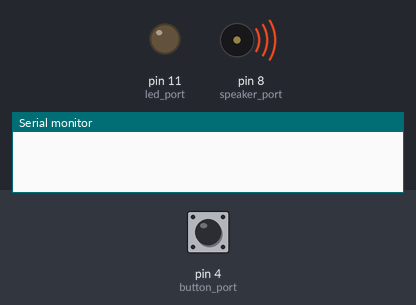
The sketch below on a simulated Arduino Uno, built with avr-gcc and run on an emulated ATmega328P. On the bench: output pins drawn as LEDs (lit = HIGH), buzzer (waves = sounding), the last lines printed to the serial monitor. The inputs (shaded band) are chosen by the test bench; at power-on: pin 4 (button_port) HIGH.

Above: at 2.9 s.
At 4.7 s:
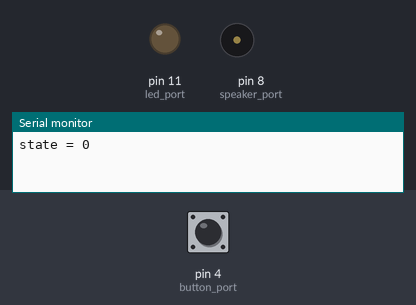
4.8 s: pin 4 (button_port) pulled LOW for 3.2 s
At 8.5 s:
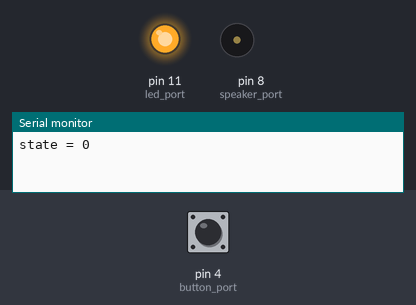
Timing chart, 0 to 15.5 s (numbered marks = the images above; inputs shaded):
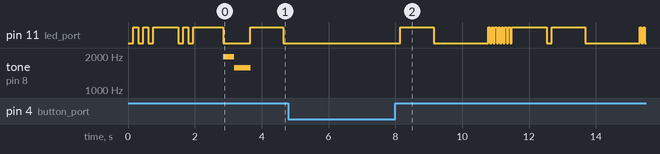

The sketch:

states_fin.ino
```cpp
# include "pitches.h"


const int ltime  = 1500; // long time
const int stime  = 150; // short time
const int sstime = 5;   // super short time

const int button_port  =  4;
const int led_port     =  11;
const int speaker_port =  8;

const String off = "off";
const String on  = "on";


int state      =  0;
int temp_state = -1;

bool exit_flag = 0;

const unsigned long c_work_time = 20000;
unsigned long work_time = c_work_time;

unsigned long current_time = 0;

unsigned long temp_time = 0;


int pitch_seq[] = {
  NOTE_B6, NOTE_G6,
};


int pitch_holds[] = {
  4, 4
 };

int pitch_number = 2;


void setup() {
  // put your setup code here, to run once:
  Serial.begin(9600);

  pinMode(led_port, OUTPUT);
  pinMode(speaker_port, OUTPUT);
  pinMode(button_port, INPUT_PULLUP);


  led_blink(3, stime, 1);
  delay(2 * stime );
  led_blink(3, stime, 1);
  delay(750);
  led(off);

  play_music(pitch_seq, pitch_holds, pitch_number, 1);

  Serial.print("state = 0");


}


void loop() {
  // put your main code here, to run repeatedly:


  switch (state){
    case 0: led(off);
            current_time = 0;
            temp_time    = 0;
            work_time    = c_work_time;
            change_state(1, 0);
            break;

    case 1: led(on);
            if(current_time==0){
              current_time = millis();
              ptime("Zeit nach erstmaligem setzen der Zeit", current_time);
            }else if(millis() - current_time > work_time){
              state = 3;
              exit_flag = 1;
              break;
            }else{
              ptime("Zeitdifferenz nach negativem Test: ", millis() - current_time);
              Serial.print("\n");
              ptime("work_time: ", work_time);
              Serial.print("\n");
              Serial.print(millis() - current_time > work_time);
            }
            change_state(2, 200);
            break;

    case 2: led_blink(1, 200, 0);
            ptime("State 2: ", 99);
            change_state(1, 0);
            break;

    case 3: led_blink(1, 100, 0);
            if(exit_flag){
              play_music(pitch_seq, pitch_holds, pitch_number, 2);
              exit_flag = 0;
            }
            change_state(0, 0);
            break;

    default: led_blink(8, 50, 1);
             delay(1000);
             state = 0;
             break;
  }
}


void play_music(int melody[], int holds[], int number, int reps){
  for (int iter = 0; iter < reps * number; iter++){
    tone(speaker_port, melody[iter], 2e3 / holds[iter]);

    int note_pause = 1e3 / holds[iter] * 1.30;
    delay(note_pause);
  }
}


void ptime(String text, unsigned long value){
  Serial.print("\n\n" + text);
  Serial.print("\n");
  Serial.print(value);
}


void change_state(int new_state, unsigned int pause){
  if(button_hold(stime)){
            if(new_state == 2 && state == 1){
              temp_time = millis();
            }
            led(on);
            led(off);
            delay(pause);
            led(on);
            delay(1000);
            led(off);
            delay(0.5 * stime);
            if(!button_hold(sstime)){
               led_blink(8, 45, 1);
               delay(1000);
               temp_state = state;
               state      = new_state;
            }else{
              if(button_hold(ltime)){
                state = -1;
              }
            }
            if(new_state = state && state==1 && temp_state == 2){
            work_time = work_time + millis() - temp_time;
            temp_state = -1;
            ptime("State 2 change wtime: ", work_time);
            }
          }
          // delay(stime);
}


void led(String ledstate){
  if(ledstate == "off"){
  digitalWrite(led_port, LOW);
  }else if(ledstate == "on"){
    digitalWrite(led_port, HIGH);
  }
}


void led_blink(unsigned int reps, unsigned int interval, bool led_was_on){
    for(int i = 0; i < reps; i++){
        delay(interval);
        led(on);
        delay(interval);
        led(off);      }
    if(led_was_on){
      led(on);
    }
}


bool get_bstate(){
  if(digitalRead(button_port) == HIGH){
    return(true);
  }
  else{
    return(false);
  }
}


bool button_hold(unsigned int duration){
  if (get_bstate()){
    delay(duration);
    if(get_bstate()){
      return(true);
    }else{
      return(false);
    }
  }else{
    return(false);
  }
}
```

pitches.h
```cpp
/*************************************************
 * Public Constants
 *************************************************/

#define NOTE_B0  31
#define NOTE_C1  33
#define NOTE_CS1 35
#define NOTE_D1  37
#define NOTE_DS1 39
#define NOTE_E1  41
#define NOTE_F1  44
#define NOTE_FS1 46
#define NOTE_G1  49
#define NOTE_GS1 52
#define NOTE_A1  55
#define NOTE_AS1 58
#define NOTE_B1  62
#define NOTE_C2  65
#define NOTE_CS2 69
#define NOTE_D2  73
#define NOTE_DS2 78
#define NOTE_E2  82
#define NOTE_F2  87
#define NOTE_FS2 93
#define NOTE_G2  98
#define NOTE_GS2 104
#define NOTE_A2  110
#define NOTE_AS2 117
#define NOTE_B2  123
#define NOTE_C3  131
#define NOTE_CS3 139
#define NOTE_D3  147
#define NOTE_DS3 156
#define NOTE_E3  165
#define NOTE_F3  175
#define NOTE_FS3 185
#define NOTE_G3  196
#define NOTE_GS3 208
#define NOTE_A3  220
#define NOTE_AS3 233
#define NOTE_B3  247
#define NOTE_C4  262
#define NOTE_CS4 277
#define NOTE_D4  294
#define NOTE_DS4 311
#define NOTE_E4  330
#define NOTE_F4  349
#define NOTE_FS4 370
#define NOTE_G4  392
#define NOTE_GS4 415
#define NOTE_A4  440
#define NOTE_AS4 466
#define NOTE_B4  494
#define NOTE_C5  523
#define NOTE_CS5 554
#define NOTE_D5  587
#define NOTE_DS5 622
#define NOTE_E5  659
#define NOTE_F5  698
#define NOTE_FS5 740
#define NOTE_G5  784
#define NOTE_GS5 831
#define NOTE_A5  880
#define NOTE_AS5 932
#define NOTE_B5  988
#define NOTE_C6  1047
#define NOTE_CS6 1109
#define NOTE_D6  1175
#define NOTE_DS6 1245
#define NOTE_E6  1319
#define NOTE_F6  1397
#define NOTE_FS6 1480
#define NOTE_G6  1568
#define NOTE_GS6 1661
#define NOTE_A6  1760
#define NOTE_AS6 1865
#define NOTE_B6  1976
#define NOTE_C7  2093
#define NOTE_CS7 2217
#define NOTE_D7  2349
#define NOTE_DS7 2489
#define NOTE_E7  2637
#define NOTE_F7  2794
#define NOTE_FS7 2960
#define NOTE_G7  3136
#define NOTE_GS7 3322
#define NOTE_A7  3520
#define NOTE_AS7 3729
#define NOTE_B7  3951
#define NOTE_C8  4186
#define NOTE_CS8 4435
#define NOTE_D8  4699
#define NOTE_DS8 4978
```
